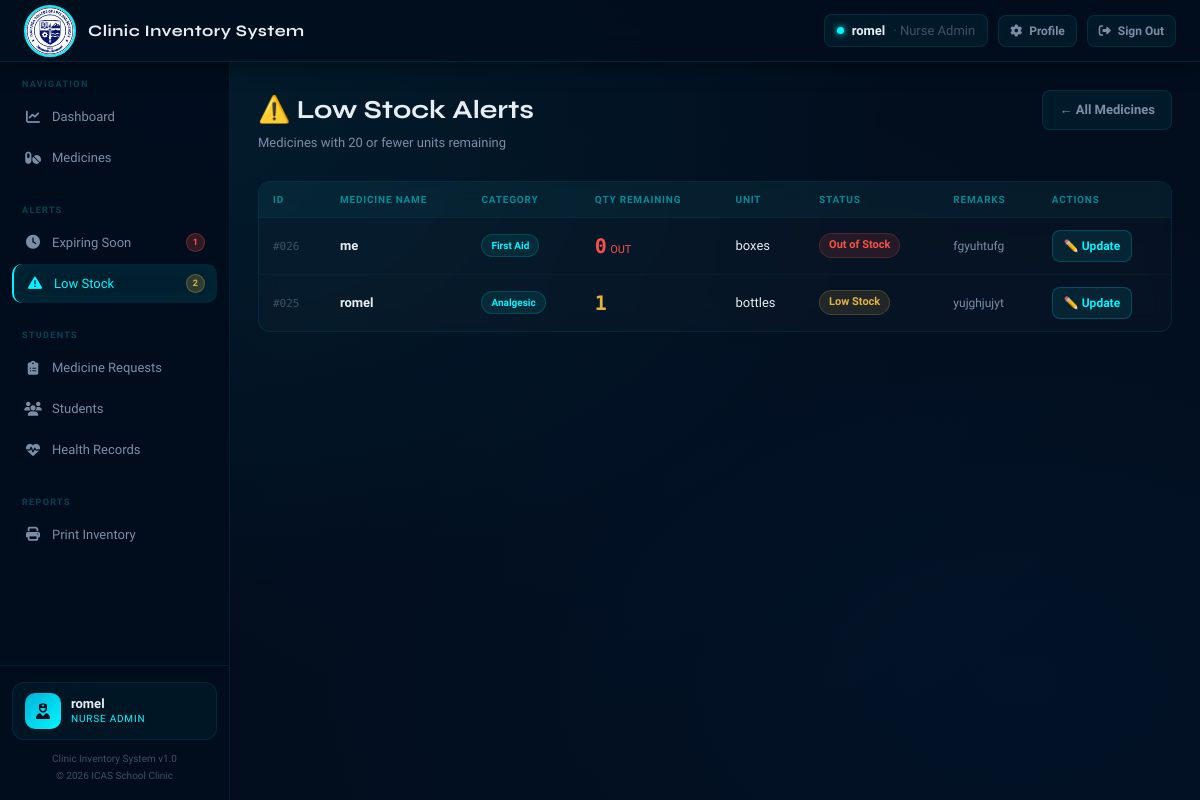
Before: /lowstock.php (signed in) with the older database file.
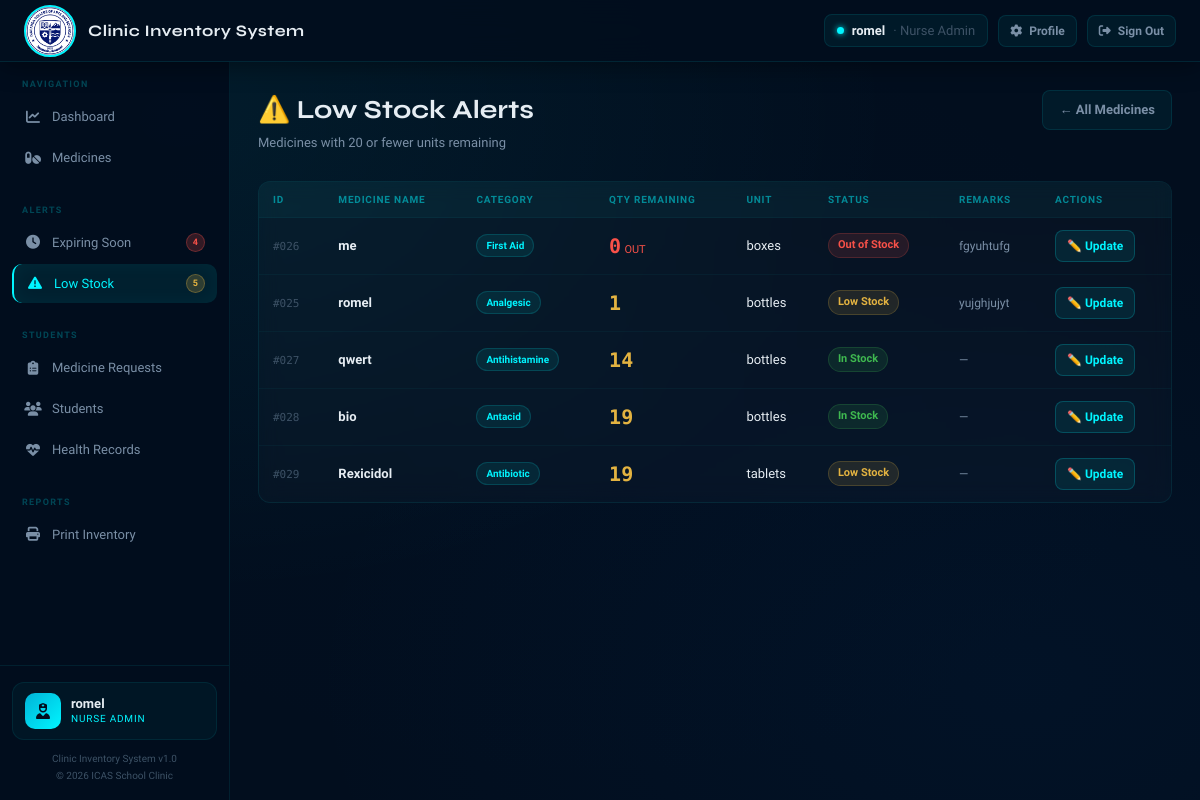
After: the same page with the newer database file.
### tables this page shows
CREATE TABLE `medicines` (
  `medicine_id` int(11) NOT NULL,
  `medicine_name` varchar(100) NOT NULL,
  `category` varchar(50) DEFAULT NULL,
  `quantity` int(11) DEFAULT 0,
  `unit` varchar(20) DEFAULT NULL,
  `expiration_date` date DEFAULT NULL,
  `date_added` date DEFAULT NULL,
  `status` varchar(20) DEFAULT 'In Stock',
  `remarks` text DEFAULT NULL,
  `image` varchar(255) DEFAULT NULL
);

### config/helpers.php (called while the page is built, shortened)
<?php
function statusClass(string $s): string {
    return match($s) {
        'In Stock'     => 'in-stock',
        'Low Stock'    => 'low-stock',
        'Out of Stock' => 'out-stock',
        'Expired'      => 'expired',
        default        => ''
    };
}
function qtyColor(int $qty): string {
    if ($qty === 0)  return 'var(--red)';
    if ($qty <= 20) return 'var(--yellow)';
    return 'var(--text)';
}
function medId(int $id): string {
    return '#' . str_pad($id, 3, '0', STR_PAD_LEFT);
}
?>

### lowstock.php (the view, shortened to what the changed rows need)
<?php
$activePage = 'lowstock';
require_once __DIR__ . '/config/db.php';
require_once __DIR__ . '/config/helpers.php';
$result = $conn->query("SELECT * FROM medicines WHERE quantity <= 20 OR status IN ('Low Stock','Out of Stock') ORDER BY quantity ASC, medicine_name ASC");
require_once __DIR__ . '/includes/header.php';
?>
<div class="page-header">
  <div><h1>⚠️ Low Stock Alerts</h1><p>Medicines with 20 or fewer units remaining</p></div>
</div>
<div class="table-card">
  <table><thead><tr><th>ID</th><th>Medicine Name</th><th>Category</th><th>Qty Remaining</th><th>Unit</th><th>Status</th><th>Remarks</th><th>Actions</th></tr></thead>
  <tbody>
  <?php if ($result->num_rows > 0): while ($m = $result->fetch_assoc()): ?>
  <tr>
    <td><span class="med-id"><?= medId($m['medicine_id']) ?></span></td>
    <td><div class="med-name"><?= htmlspecialchars($m['medicine_name']) ?></div></td>
    <td><span class="badge cat"><?= htmlspecialchars($m['category'] ?: '—') ?></span></td>
    <td><span class="qty-num" style="color:<?= qtyColor((int)$m['quantity']) ?>;font-size:20px"><?= $m['quantity'] ?></span><?= $m['quantity']==0 ? ' <span style="font-size:11px;color:var(--red)">OUT</span>' : '' ?></td>
    <td><?= htmlspecialchars($m['unit'] ?: '—') ?></td>
    <td><span class="badge <?= statusClass($m['status']) ?>"><?= htmlspecialchars($m['status']) ?></span></td>
    <td style="color:var(--text2);font-size:12px;max-width:160px"><?= htmlspecialchars($m['remarks'] ?: '—') ?></td>
    <td><a href="edit_medicine.php?id=<?= $m['medicine_id'] ?>" class="btn btn-edit btn-sm">✏️ Update</a></td>
  </tr>
  <?php endwhile; else: ?>
  <tr><td colspan="8"><div class="empty-state"><span class="empty-icon">✅</span><p>All stocks are sufficient!</p></div></td></tr>
  <?php endif; ?>
  </tbody></table>
</div>
<?php require_once __DIR__ . '/includes/footer.php'; ?>

### includes/header.php (shortened to what the changed rows need)
<?php
require_once __DIR__ . '/../config/db.php';
require_once __DIR__ . '/../config/helpers.php';
$expCount = $conn->query("SELECT COUNT(*) AS c FROM medicines WHERE expiration_date BETWEEN CURDATE() AND DATE_ADD(CURDATE(), INTERVAL 30 DAY)")->fetch_assoc()['c'];
$lowCount = $conn->query("SELECT COUNT(*) AS c FROM medicines WHERE quantity <= 20 OR status IN ('Low Stock','Out of Stock')")->fetch_assoc()['c'];
?>
<!DOCTYPE html>
<html lang="en">
<head>
  <link rel="stylesheet" href="https://cdnjs.cloudflare.com/ajax/libs/font-awesome/6.5.0/css/all.min.css">
  <link rel="stylesheet" href="assets/css/style.css">
</head>
<body>
<div class="layout">
  <aside class="sidebar">
    <div class="sidebar-section">
      <a href="expiring.php" class="nav-item <?= ($activePage==='expiring')?'active':'' ?>">
        <span class="nav-icon"><i class="fas fa-clock"></i></span> Expiring Soon
        <?php if ($expCount > 0): ?>
          <span class="badge-pill"><?= $expCount ?></span>
        <?php endif; ?>
      </a>
      <a href="lowstock.php" class="nav-item <?= ($activePage==='lowstock')?'active':'' ?>">
        <span class="nav-icon"><i class="fas fa-triangle-exclamation"></i></span> Low Stock
        <?php if ($lowCount > 0): ?>
          <span class="badge-pill badge-pill-yellow"><?= $lowCount ?></span>
        <?php endif; ?>
      </a>
    </div>
  </aside>
  <main class="main-content">

Changed rows visible on the page:
added medicines: medicine_id "#027", medicine_name "qwert", category "Antihistamine", quantity "14", unit "bottles", status "In Stock", remarks "—"
added medicines: medicine_id "#028", medicine_name "bio", category "Antacid", quantity "19", unit "bottles", status "In Stock", remarks "—"
added medicines: medicine_id "#029", medicine_name "Rexicidol", category "Antibiotic", quantity "19", unit "tablets", status "Low Stock", remarks "—"
Other visible differences:
$expCount: "1" → "4"
$lowCount: "2" → "5"
